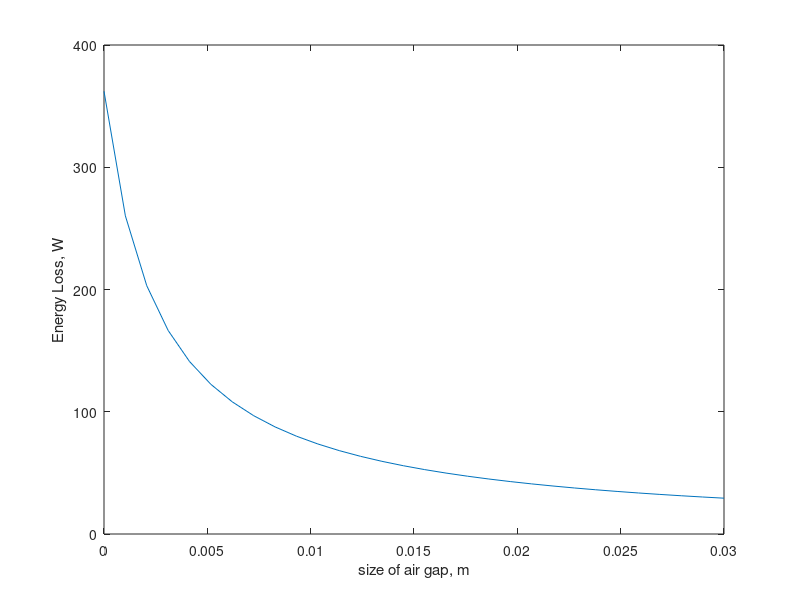

The MATLAB script that drew this image:
DeltaT = 5.6;
h0 = 10;
hi = 30;
kg = 1;
lg = 0.01;
ka = 0.016;
A = 10.32;
loss = [];
width = linspace(0,0.03,30);
for la = 0.0001:.001:0.03;
Q=((DeltaT)*A)/((1/h0)+(1/hi)+((2*lg)/kg)+(la/ka)); 
loss = [loss; [Q]];
end
figure
plot(width,loss)
ylabel('Energy Loss, W')
xlabel('size of air gap, m')